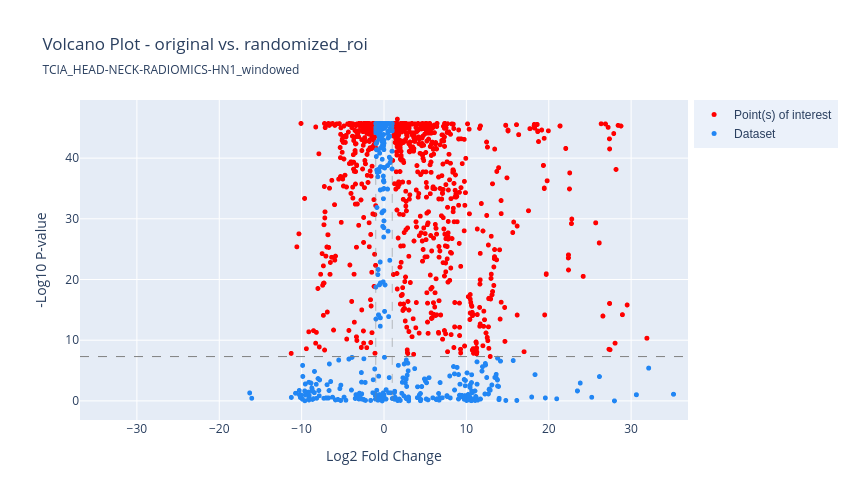

This figure's notebook cell:
### Code cell
volcano_fig = dash_bio.VolcanoPlot(
    dataframe = volcano_df,
    snp = 'GENE',
    logp = True
)

volcano_fig.update_layout(
    title=f'Volcano Plot - original vs. {nc}',
    title_subtitle=dict(text=dataset),
    xaxis_title="Log2 Fold Change", 
    yaxis_title="-Log10 P-value",
    width = 850,
    height=500
    )

volcano_fig.show()

### Figure 1 — Plotly figure (JSON) as saved in the notebook; plotly's stock layout.template omitted (floating-point values rounded to 4 significant figures; data arrays with more than 128 entries replaced by an {"elided": "..."} marker saying what was removed)
{"data": [{"marker": {"color": "red", "size": 5}, "mode": "markers", "name": "Point(s) of interest", "text": {"elided": "855 str values"}, "type": "scattergl", "x": {"elided": "855 float values"}, "y": {"elided": "855 float values"}}, {"marker": {"color": "#2186f4", "size": 5}, "mode": "markers", "name": "Dataset", "text": {"elided": "447 str values"}, "type": "scattergl", "x": {"elided": "447 float values"}, "y": {"elided": "447 float values"}}], "layout": {"height": 500, "hovermode": "closest", "legend": {"bgcolor": "#ebf1fa", "font": {"family": "sans-serif"}, "x": 1.01, "yanchor": "top"}, "shapes": [{"line": {"color": "grey", "dash": "dash", "width": 0.5}, "name": "effect size min line", "type": "line", "x0": -1, "x1": -1, "xref": "x", "y0": 0.0007011, "y1": 46.43, "yref": "y"}, {"line": {"color": "grey", "dash": "dash", "width": 0.5}, "name": "effect size max line", "type": "line", "x0": 1, "x1": 1, "xref": "x", "y0": 0.0007011, "y1": 46.43, "yref": "y"}, {"line": {"color": "grey", "dash": "dash", "width": 1}, "name": "genomewide_line", "type": "line", "x0": -36.91, "x1": 36.91, "xref": "x", "y0": 7.301, "y1": 7.301, "yref": "y"}], "title": {"subtitle": {"text": "TCIA_HEAD-NECK-RADIOMICS-HN1_windowed"}, "text": "Volcano Plot - original vs. randomized_roi"}, "width": 850, "xaxis": {"range": [-36.91, 36.91], "title": {"text": "Log2 Fold Change"}, "zeroline": false}, "yaxis": {"title": {"text": "-Log10 P-value"}, "zeroline": false}}}
